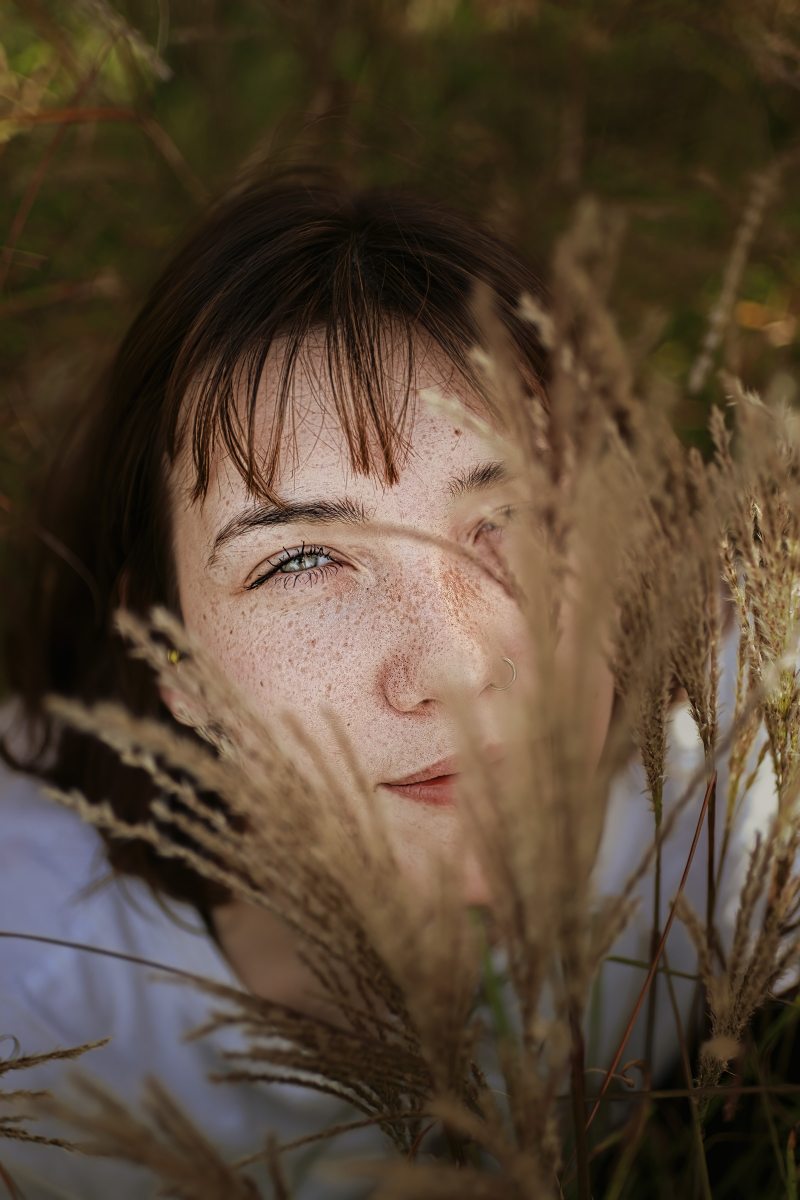
#> input picture Photos/marko-brecic-n08SJtxUVFE-unsplash.jpg, 2400 x 3600 px, found by its file name (shown at 1/3 size)
$ python greyscale.py
#> lines starting #> are read from the running program, lines starting #| are printed output that depends on the picture
#> further down, img is the input picture: shape (3600, 2400, 3); mean B, G, R 53.5, 70.3, 86.7
import cv2 as cv
from cv2 import blur

def rescaleFrame(frame,scale=0.75):
#> called with scale = 0.1
    width=int(frame.shape[1]*scale)
#> width = 240
    height=int(frame.shape[0]*scale)
#> height = 360
    dimensions=(width,height)
#> dimensions = (240, 360)
    return cv.resize(frame,dimensions,interpolation=cv.INTER_AREA)
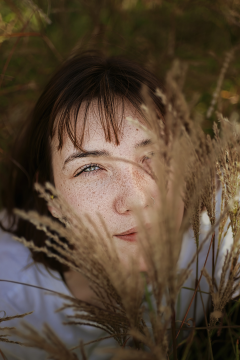
#> returned value: shape (360, 240, 3); mean of channels 0, 1, 2 53.5, 70.3, 86.7; drawn as B, G, R

img=cv.imread('Photos\marko-brecic-n08SJtxUVFE-unsplash.jpg')
img_rescaled=rescaleFrame(img,0.1)
gray=cv.cvtColor(img_rescaled,cv.COLOR_BGR2GRAY)
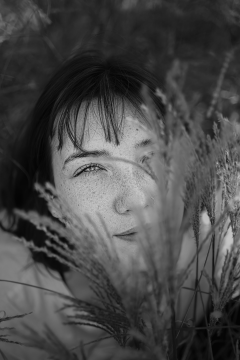
#> gray: shape (360, 240); min 4, max 201, mean 73.3
cv.imshow('Gray',gray)


blur=cv.GaussianBlur(img_rescaled,(3,3),cv.BORDER_DEFAULT)
cv.imshow('Blur',blur)
cv.waitKey(0)

$ run again, with Photos/Pic1.jpg copied over Photos/marko-brecic-n08SJtxUVFE-unsplash.jpg
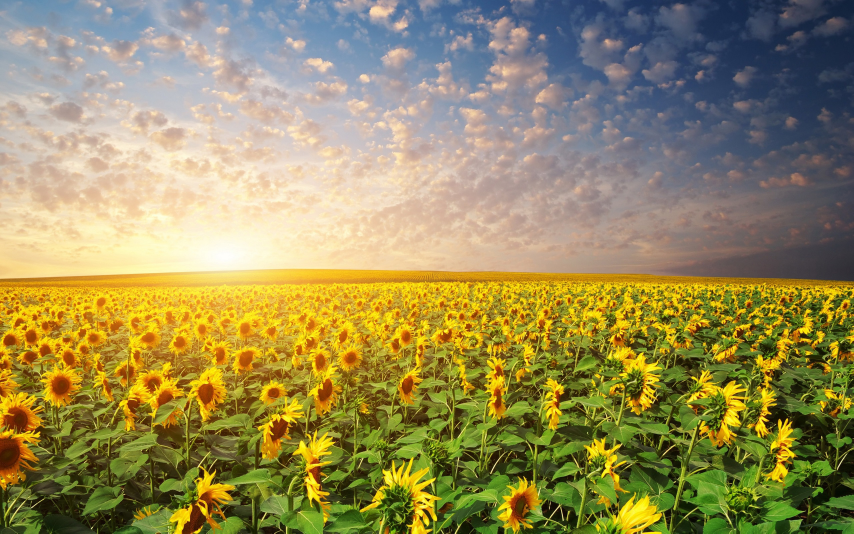
#> input picture Photos/Pic1.jpg, 2560 x 1600 px, found by its file name (shown at 1/3 size)
#> img is the input picture: shape (1600, 2560, 3); mean B, G, R 90.7, 140.5, 151.1
#> `gray=cv.cvtColor(img_rescaled,cv.COLOR_BGR2GRAY)`:
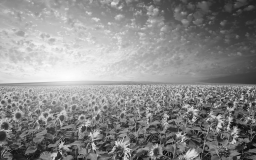
#> gray: shape (160, 256); min 8, max 254, mean 138
#> `blur=cv.GaussianBlur(img_rescaled,(3,3),cv.BORDER_DEFAULT)`:
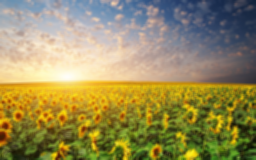
#> blur: shape (160, 256, 3); mean B, G, R 90.7, 140.5, 151.1
